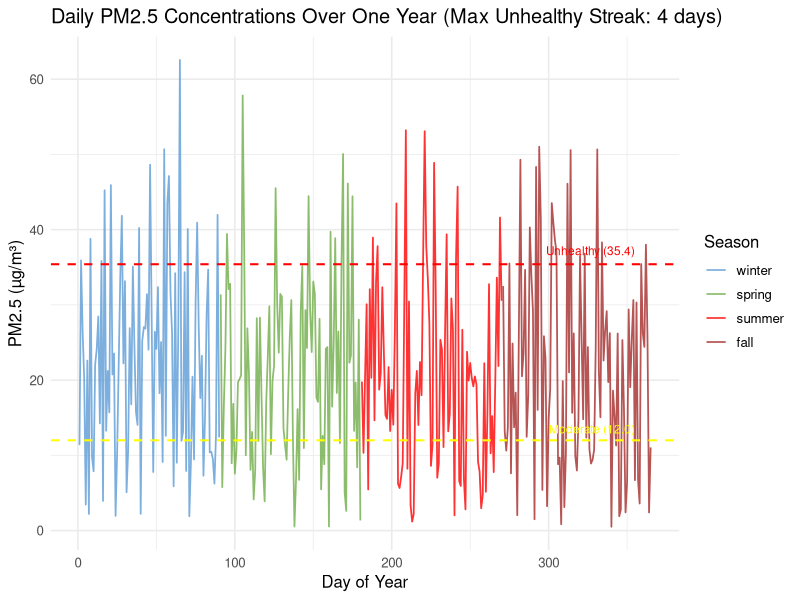
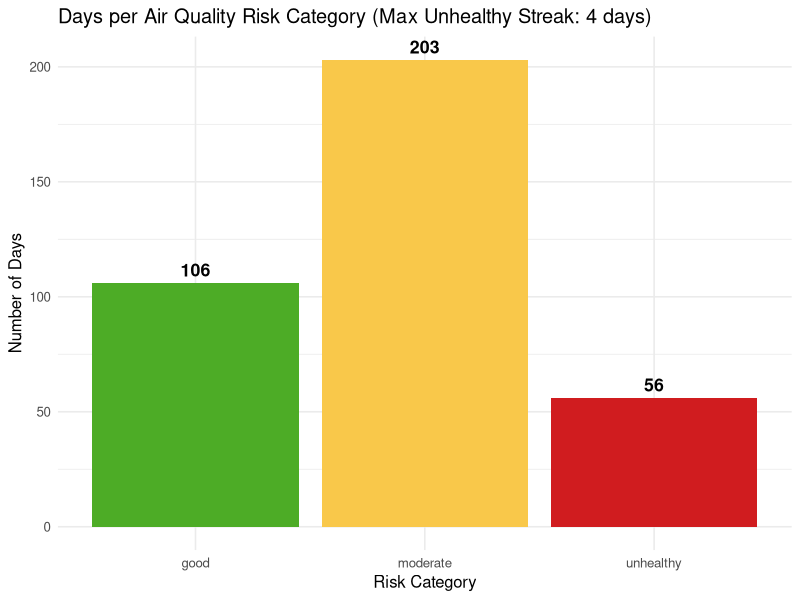

Write R code to recreate these figures, in order.
## ---- chunk 1
#| label: setup
library(tidyverse)
## ---- chunk 2
#| label: simulate-data
set.seed(4821)

day <- seq(1, 365, 1)

# Normal distribution of PM2.5 values (negative values flipped to positive)
pm25 <- rnorm(365, mean = 20, sd = 15)
pm25 <- abs(pm25)

# Seasonal mean thresholds (not used directly in simulation but kept for reference)
seasonal_mean <- ifelse(day <= 90, 35,
                        ifelse(day <= 180, 12,
                               ifelse(day <= 270, 5,
                                      15)))

season <- ifelse(day <= 90,  "winter",
                 ifelse(day <= 180, "spring",
                        ifelse(day <= 270, "summer",
                               "fall")))
season <- factor(season, levels = c("winter", "spring", "summer", "fall"))

Air_Quality <- data.frame(
  day = day,
  season = season,
  pm25 = pm25,
  risk = NA
)
## ---- chunk 3
#| label: classify-risk
unhealthy_streak <- 0
max_unhealthy_streak <- 0

for (i in 1:nrow(Air_Quality)) {
  Air_Quality$risk[i] <- ifelse(Air_Quality$pm25[i] <= 12, "good",
                         ifelse(Air_Quality$pm25[i] <= 35.4, "moderate",
                                "unhealthy"))

  unhealthy_streak <- ifelse(Air_Quality$risk[i] == "unhealthy",
                             unhealthy_streak + 1,
                             0)

  max_unhealthy_streak <- ifelse(unhealthy_streak > max_unhealthy_streak,
                                 unhealthy_streak,
                                 max_unhealthy_streak)
}

Air_Quality$risk <- factor(Air_Quality$risk,
                           levels = c("good", "moderate", "unhealthy"))
## ---- chunk 4
#| label: unhealthy-by-season
seasons <- levels(Air_Quality$season)
unhealthy_by_season <- setNames(integer(length(seasons)), seasons)

for (s in seasons) {
  season_subset <- Air_Quality[Air_Quality$season == s, ]
  unhealthy_by_season[s] <- sum(season_subset$risk == "unhealthy")
}

unhealthy_by_season
## ---- chunk 5
#| label: fig-timeseries
#| fig-cap: "Daily PM2.5 concentrations over one year, colored by season. Dashed lines indicate risk thresholds."
plot1_title <- sprintf(
  "Daily PM2.5 Concentrations Over One Year (Max Unhealthy Streak: %d days)",
  max_unhealthy_streak
)

ggplot(Air_Quality, aes(x = day, y = pm25, color = season)) +
  geom_line(linewidth = 0.6, alpha = 0.8) +
  geom_hline(yintercept = 35.4, linetype = "dashed",
             color = "red", linewidth = 0.7) +
  geom_hline(yintercept = 12, linetype = "dashed",
             color = "yellow", linewidth = 0.7) +
  annotate("text", x = 355, y = 37.2, label = "Unhealthy (35.4)",
           color = "red", size = 3, hjust = 1) +
  annotate("text", x = 355, y = 13.5, label = "Moderate (12.0)",
           color = "yellow", size = 3, hjust = 1) +
  scale_color_manual(values = c(
    winter = "#5b9bd5",
    spring = "#70ad47",
    summer = "red",
    fall   = "brown"
  )) +
  labs(title = plot1_title, x = "Day of Year",
       y = "PM2.5 (µg/m³)", color = "Season") +
  theme_minimal(base_size = 12)
## ---- chunk 6
#| label: fig-risk-bar
#| fig-cap: "Count of days falling into each air quality risk category."
plot2_title <- sprintf(
  "Days per Air Quality Risk Category (Max Unhealthy Streak: %d days)",
  max_unhealthy_streak
)

ggplot(Air_Quality, aes(x = risk, fill = risk)) +
  geom_bar() +
  geom_text(stat = "count", aes(label = after_stat(count)),
            vjust = -0.5, size = 4.5, fontface = "bold") +
  scale_fill_manual(values = c(
    good      = "#4dac26",
    moderate  = "#f9c84a",
    unhealthy = "#d01c1f"
  )) +
  labs(title = plot2_title, x = "Risk Category", y = "Number of Days") +
  theme_minimal(base_size = 12) +
  theme(legend.position = "none")
